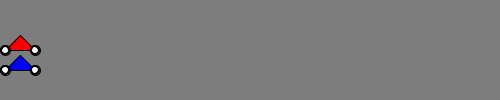
Frame 1 (no input)
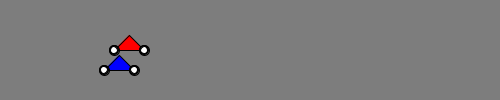
Frame 60 (the mouse pressed at the canvas centre just before this capture)
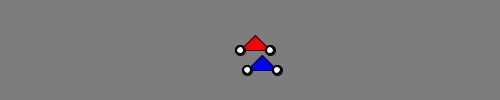
Frame 120 (the mouse held since frame 60 and released just before this capture)

The Processing sketch that drew these frames (run headless with seeded random() and noise(); from frame 60 on, the mouse is pressed at the canvas centre):

// Processing sketch: ex2_racingBikesClass
// ── ex2_racingBikesClass.pde
final color RED = color(255,0,0);
final color BLUE = color(0,0,255);



class motorbike
{
 int x = 5;  //members
 int y;
 int speed=2;
 int size=30;
 color colour;
 
 motorbike(int y, int speed)
 {
 this.y = y;
 this.speed = speed;
 }

void render(color colour)
 {
   float wheelHeight = size/3;
   fill(colour);
   triangle(x,y,x+size,y,x+size/2,y-size/2);
   drawWheel(x,y,wheelHeight);
   drawWheel(x+size,y,wheelHeight);
 }
 
 void drawWheel(int x,int y,float size)
 {
    float inner = size*2/3;
    fill(0);
    ellipse(x,y,size,size);
    fill(255);
    ellipse(x,y,inner,inner);
 }
 
 void move()
 {
   speed = (int)random(5.0); //a random step [0..5]
    x = x + speed;  
 }
 
} //end of class description




motorbike b1,b2;

void setup()
{
  size(500,100);
  b1 = new motorbike(50, 5);
  b1.y = 50;
  b2 = new motorbike(70, 3);
  b2.y = 70;
}



void draw()
{
  background(125);
  b1.render(RED);
  b1.move();
  b2.render(BLUE);
  b2.move();
  
} 
